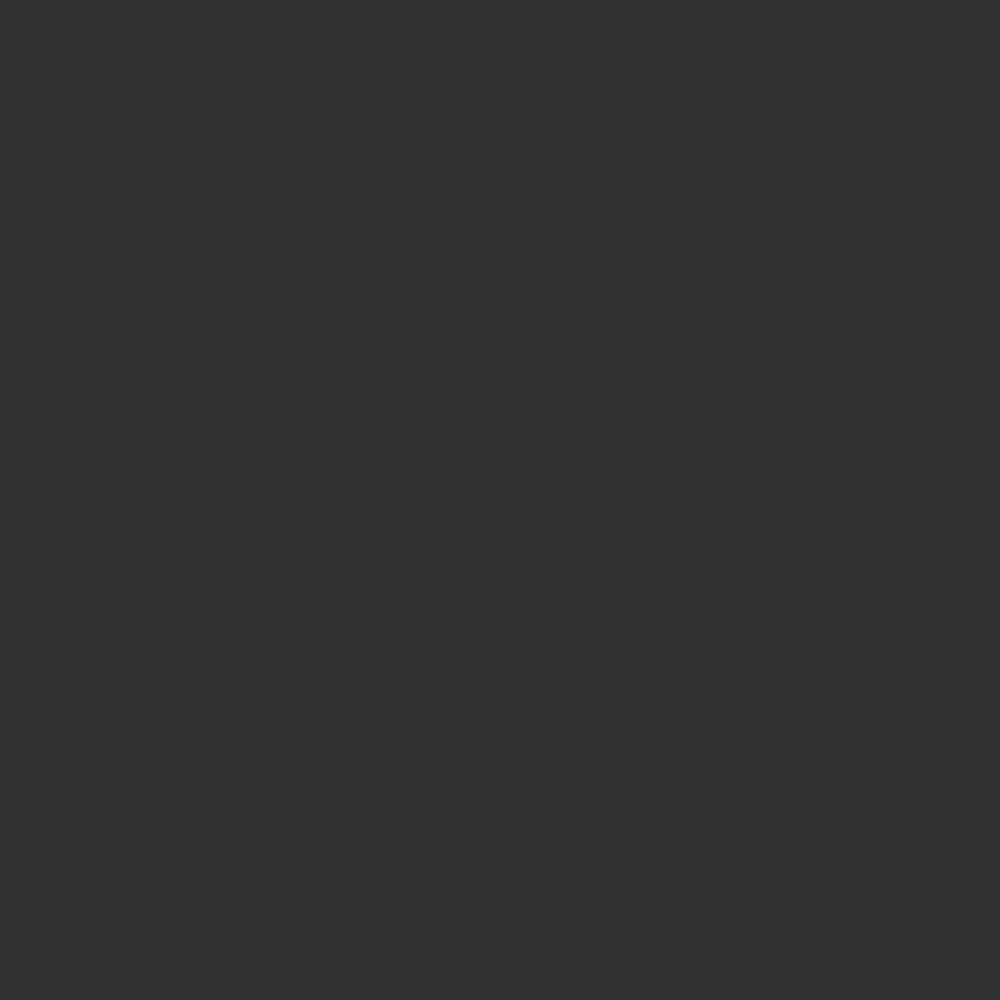
Frame 1 (no input)
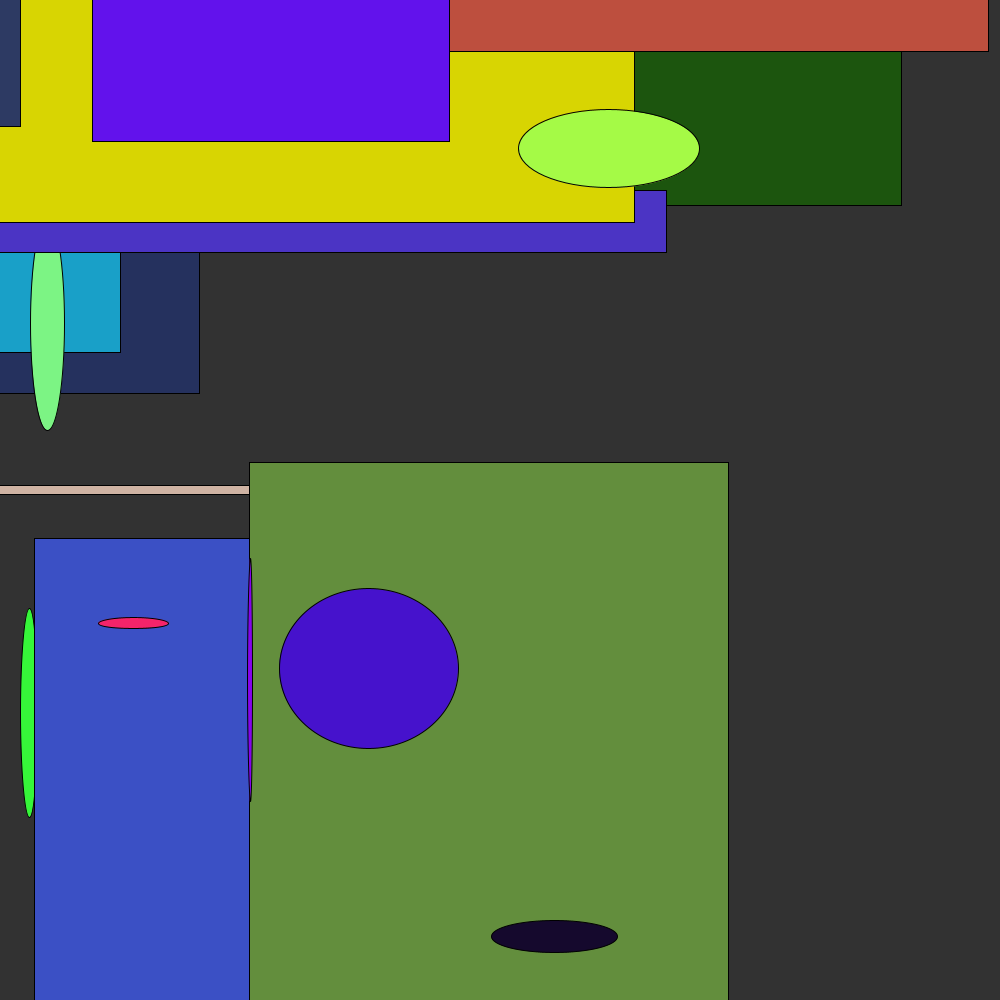
Frame 60 (the mouse pressed at the canvas centre just before this capture)
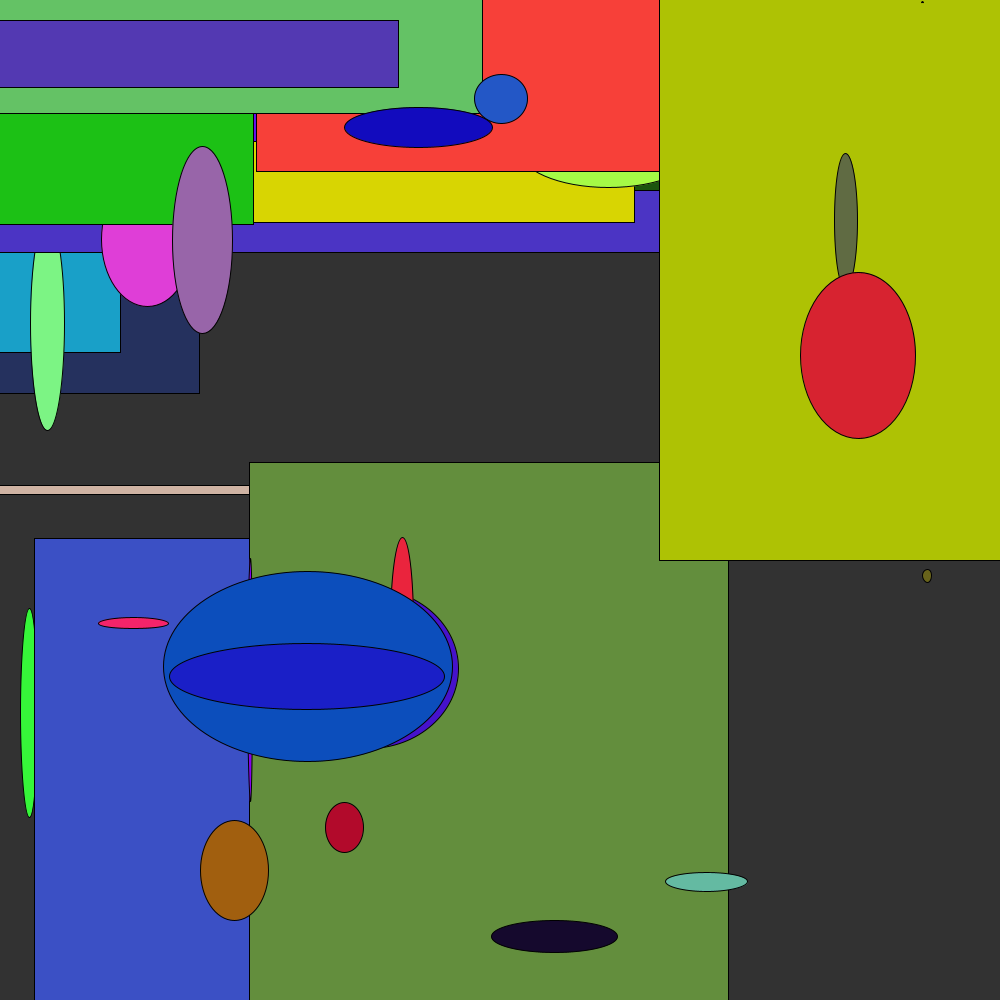
Frame 120 (the mouse held since frame 60 and released just before this capture)

The Processing sketch that drew these frames (run headless with seeded random() and noise(); from frame 60 on, the mouse is pressed at the canvas centre):

// Processing sketch: RandomEllipsisBoxes
// ── RandomEllipsisBoxes.pde
float x1, y1, x2, y2, rx, ry, maxRX, maxRY, r, g, b;
color col;
int i;

void setup()
{
  frameRate(30);
  size(1000, 1000);
  background(50);
}

void update()
{
  //Shape selector
  i = int(random(0, 10));
  
  //Shape starting pos
   x1 = random(-width, width);
   y1 = random(-height, height);
  
  //rectangle end pos
   x2 = random(-width , width);
   y2 = random(-height, height);
  
  //ellipsis radius
  //calculate distance from center to edge of window, set radius to random under that value
   
   if(x1 < width/2){
     maxRX = x1 - 1;
   }else{
     maxRX =  width - x1;
   }
   
   if(y1 < height/2){
     maxRY = y1 - 1;
   }else{
     maxRY =  height - y1;
   }
   
   rx = random(1, maxRX);
   ry = random(1, maxRY);
   
   //color
   r = random(0, 255);
   g = random(0, 255);
   b = random(0, 255);
   
   col = color(r, g, b);
}

void draw()
{
  update();
  
  fill(col);
  if(i > 6)
  {
    rect(x1, y1, x2, y2);
    
  }else{  
    ellipse(x1, y1, rx, ry);
  }
  
}
